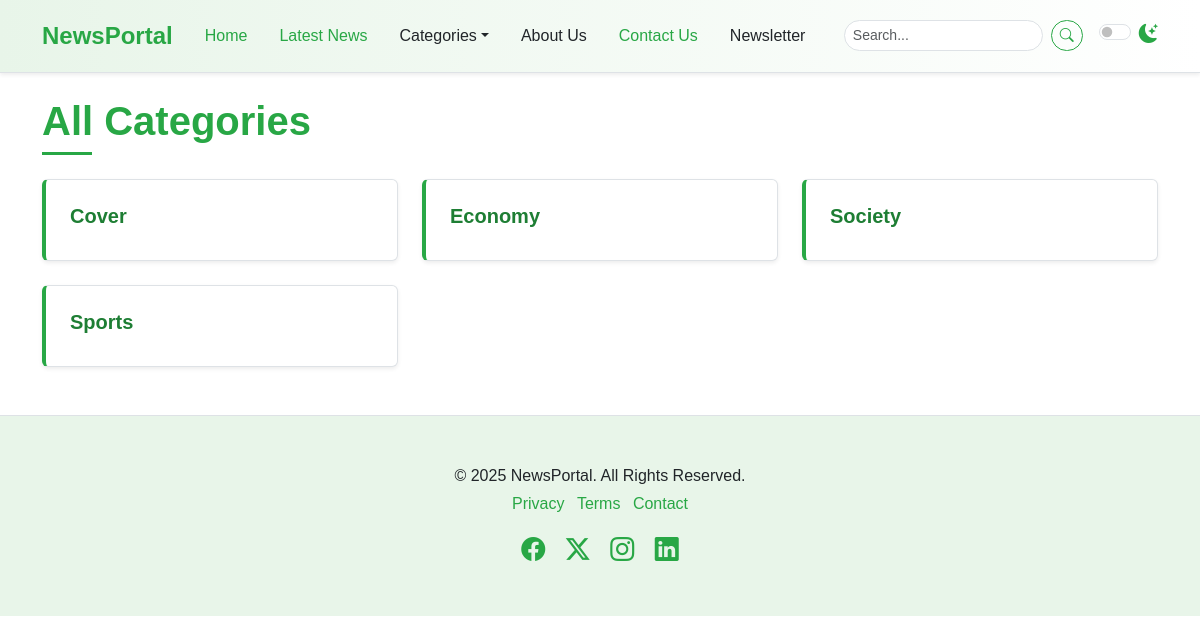
The page /categories/ on the database as committed earlier.
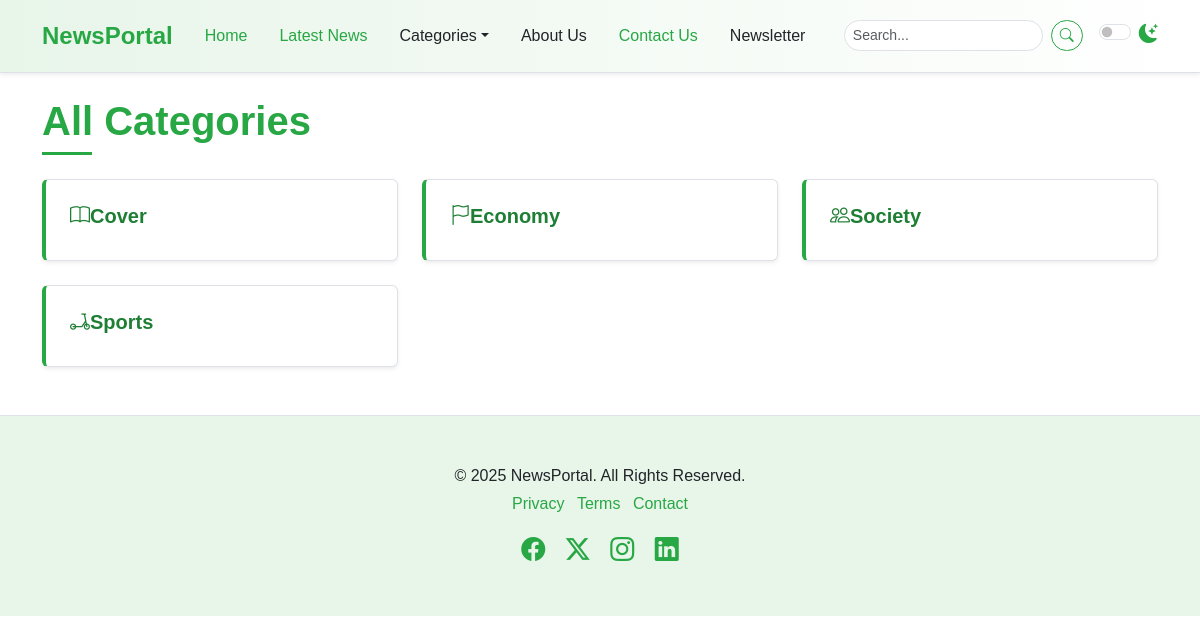
The same page on the database as committed later.
### newspaper/models.py (models this page shows, shortened)
class TimeStampModel(models.Model):
    created_at = models.DateTimeField(auto_now_add=True)
    updated_at = models.DateTimeField(auto_now=True)
    class Meta:
        abstract  = True # Don't create table in DB

class Category(TimeStampModel):
    name = models.CharField(max_length=100)
    icon = models.CharField(max_length=100, null=True, blank=True)
    description =models.TextField(null=True, blank=True)
    class Meta:
        ordering = ["name"] # Category.objects.all()
        verbose_name = "category"
        verbose_name_plural = "Categories"

### newspaper/views.py (the view)
# urls.py: path("categories/", views.CategoryListView.as_view(), name="categories"),
class CategoryListView(ListView):
    model = Category
    template_name = "newsportal/categories.html"
    context_object_name = "categories"

### newspaper/nav.py (called while the page is built)
def navigation(request):
    categories = Category.objects.all()[:4]
    return {"categories": categories}

### templates/newsportal/categories.html (shortened to what this page needs)
{% extends "newsportal/base.html" %}
{% block content %}
<div class="container mt-4 mb-5">
    <h1 class="mb-4 section-title"><span>All Categories</span></h1>
    <div class="row row-cols-1 row-cols-md-2 row-cols-lg-3 g-4">
        {% for category in categories %}
        <div class="col">
            <div class="card h-100 shadow-sm list-item-card">
                <div class="card-body">
                    <h5 class="card-title"><a href="category.html"><i class="{{ category.icon }}"></i>{{ category.name|title }}</a></h5>
                </div>
            </div>
        </div>
        {% endfor %}
    </div>
</div>
{% endblock content %}

### templates/newsportal/base.html (shortened to what this page needs)
{% load static %}
<!DOCTYPE html>
<html lang="en" data-bs-theme="light">
<head>
  <link href="{% static 'css/bootstrap.min.css' %}" rel="stylesheet"
 />
  <link rel="stylesheet" href="https://cdn.jsdelivr.net/npm/bootstrap-icons@1.11.3/font/bootstrap-icons.min.css" />
  <link rel="stylesheet" href="{% static 'css/style.css' %}" />
</head>
<body>
  {% include "newsportal/nav.html" %}
  {% block content %}
  {% endblock content %}
  {% include "newsportal/footer.html" %}
</body>
</html>

### templates/newsportal/nav.html (shortened to what this page needs)
    <nav class="navbar navbar-expand-lg sticky-top elegant-navbar">
      <div class="container">
        <a class="navbar-brand fw-bold" href="/">NewsPortal</a>
        <div class="collapse navbar-collapse" id="navbarNavDropdown">
          <ul class="navbar-nav me-auto mb-2 mb-lg-0">
            <li class="nav-item">
              <a class="nav-link active" aria-current="page" href="/">Home</a>
            </li>
            <li class="nav-item">
              <a class="nav-link" href="{% url 'post-list' %}">Latest News</a>
            </li>
            <li class="nav-item dropdown">
              <a class="nav-link dropdown-toggle"
                 href="#"
                 role="button"
                 data-bs-toggle="dropdown"
                 aria-expanded="false">Categories</a>
            </li>
            <li class="nav-item">
              <a class="nav-link" href="about.html">About Us</a>
            </li>
            <li class="nav-item">
              <a class="nav-link" href="{% url 'contact' %}">Contact Us</a>
            </li>
            <li class="nav-item">
              <a class="nav-link" href="#newsletter-section">Newsletter</a>
            </li>
          </ul>
          <form class="d-flex me-3" role="search">
            <input class="form-control form-control-sm me-2"
                   type="search"
                   placeholder="Search..."
                   aria-label="Search" />
            <button class="btn btn-outline-success btn-sm" type="submit">
              <i class="bi bi-search"></i>
            </button>
          </form>
          <div class="form-check form-switch">
            <input class="form-check-input"
                   type="checkbox"
                   role="switch"
                   id="darkModeSwitch" />
            <label class="form-check-label" for="darkModeSwitch">
              <i class="bi bi-moon-stars-fill"></i>
            </label>
          </div>
        </div>
      </div>
    </nav>

### templates/newsportal/footer.html
    <footer class="py-5 mt-5 elegant-footer">
      <div class="container text-center">
        <p class="mb-1">&copy; 2025 NewsPortal. All Rights Reserved.</p>
        <ul class="list-inline">
          <li class="list-inline-item">
            <a href="#">Privacy</a>
          </li>
          <li class="list-inline-item">
            <a href="#">Terms</a>
          </li>
          <li class="list-inline-item">
            <a href="#">Contact</a>
          </li>
        </ul>
        <div class="social-icons mt-3">
          <a href="#" class="text-decoration-none me-3"><i class="bi bi-facebook fs-4"></i></a>
          <a href="#" class="text-decoration-none me-3"><i class="bi bi-twitter-x fs-4"></i></a>
          <a href="#" class="text-decoration-none me-3"><i class="bi bi-instagram fs-4"></i></a>
          <a href="#" class="text-decoration-none"><i class="bi bi-linkedin fs-4"></i></a>
        </div>
      </div>
    </footer>

### static/css/style.css (style rules this page uses)
:root { --primary-green: #28a745; --light-green: #e8f5e9; --dark-green: #1e7e34; --accent-green: #5cb85c; --text-color-light: #212529; --text-color-dark: #f8f9fa; --bg-light: #ffffff; --bg-dark: #212529; --card-bg-light: #ffffff; --card-bg-dark: #343a40; --border-color-light: #dee2e6; --border-color-dark: #495057; --shadow-sm: 0 0.125rem 0.25rem rgba(0, 0, 0, 0.075); --shadow: 0 0.5rem 1rem rgba(0, 0, 0, 0.15); --transition-speed: 0.3s ease; }
body { font-family: "Poppins", sans-serif; background-color: var(--bg-light); color: var(--text-color-light); transition: background-color var(--transition-speed), color var(--transition-speed); }
.elegant-navbar { background: linear-gradient( to right, var(--light-green), #ffffff ); border-bottom: 1px solid var(--border-color-light); box-shadow: var(--shadow-sm); padding-top: 0.8rem; padding-bottom: 0.8rem; }
.elegant-navbar .navbar-brand { color: var(--primary-green); font-size: 1.5rem; transition: color var(--transition-speed); }
.elegant-navbar .nav-link { color: var(--text-color-light); font-weight: 500; transition: color var(--transition-speed); margin: 0 0.5rem; }
.elegant-navbar .nav-link:hover, .elegant-navbar .nav-link.active { color: var(--primary-green); }
.elegant-navbar .form-control { border-radius: 20px; border-color: var(--border-color-light); background-color: var(--bg-light); color: var(--text-color-light); }
.elegant-navbar .btn-outline-success { border-color: var(--primary-green); color: var(--primary-green); border-radius: 20px; transition: background-color var(--transition-speed), color var(--transition-speed); }
.elegant-navbar .form-check-label i { color: var(--primary-green); font-size: 1.2rem; }
.section-title { position: relative; padding-bottom: 10px; margin-bottom: 20px; font-weight: 600; color: var(--primary-green); }
.section-title span { position: relative; z-index: 1; background-color: var(--bg-light); padding-right: 10px; }
.section-title::after { content: ""; position: absolute; left: 0; bottom: 0; width: 50px; height: 3px; background-color: var(--primary-green); }
.card { border: 1px solid var(--border-color-light); transition: box-shadow var(--transition-speed), transform var(--transition-speed); background-color: var(--card-bg-light); color: var(--text-color-light); }
.card-title { color: var(--dark-green); font-weight: 600; }
.elegant-footer { background-color: var(--light-green); border-top: 1px solid var(--border-color-light); color: var(--text-color-light); }
.elegant-footer a { color: var(--primary-green); text-decoration: none; transition: color var(--transition-speed); }
.elegant-footer .social-icons a { color: var(--primary-green); transition: color var(--transition-speed), transform var(--transition-speed); }
.btn-outline-success { color: var(--primary-green); border-color: var(--primary-green); transition: background-color var(--transition-speed), color var(--transition-speed); }
.list-item-card { transition: transform 0.2s ease-in-out, box-shadow 0.2s ease-in-out; border-left: 4px solid var(--primary-green); }
.list-item-card .card-body { padding: 1.5rem; }
.list-item-card .card-title a { text-decoration: none; color: var(--dark-green); font-weight: 600; }

Rows that differ between the two databases and show on the page:
changed Category "Cover": icon empty → "bi bi-book" (drawn)
changed Category "Economy": icon empty → "bi bi-flag" (drawn)
changed Category "Society": icon empty → "bi bi-people" (drawn)
changed Category "Sports": icon empty → "bi bi-scooter" (drawn)
